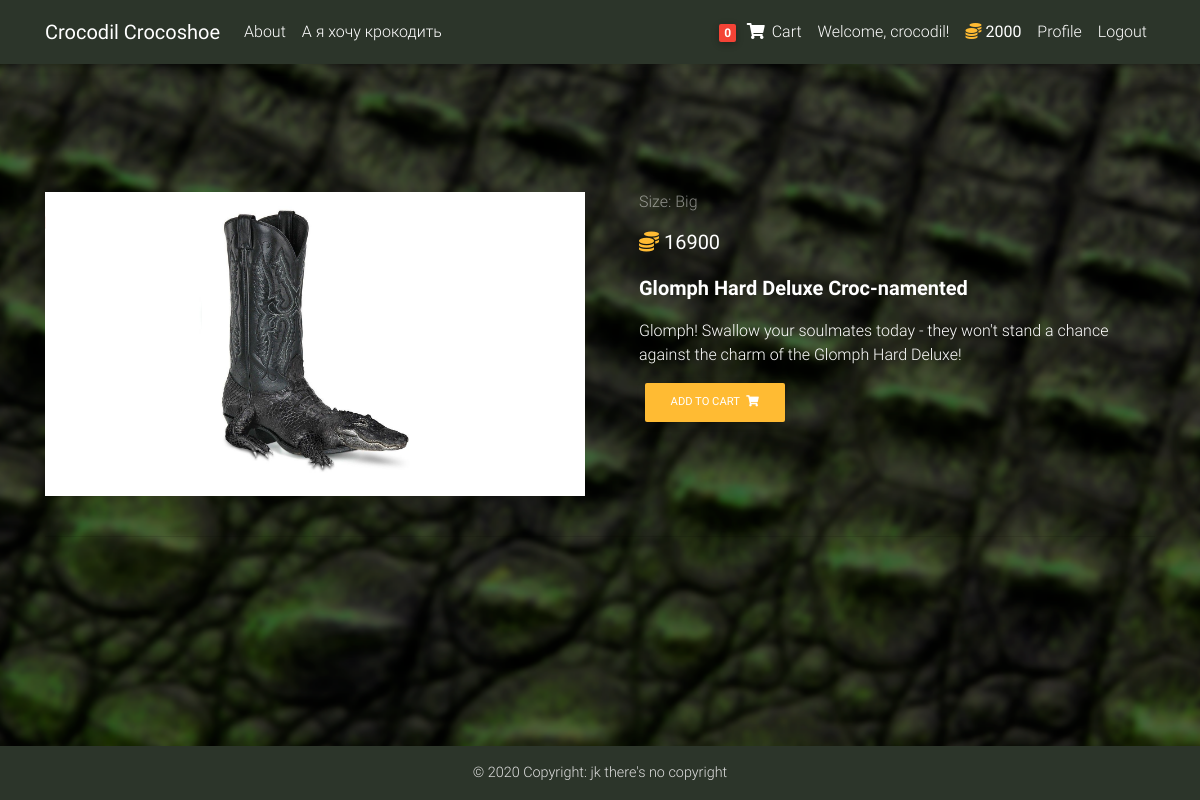
Page /products/glomph-hard-deluxe-croc-namented (signed in) on the committed database.
### core/models.py (models this page shows, shortened)
class Order(models.Model):
    user = models.ForeignKey(settings.AUTH_USER_MODEL, on_delete=models.CASCADE)
    items = models.ManyToManyField(OrderItem)
    ordered = models.BooleanField(default=False)

class Player(models.Model):
    user = models.OneToOneField(User, on_delete=models.CASCADE)
    credit = models.IntegerField(validators=[MinValueValidator(0), MaxValueValidator(1_000_000)], default=2_000)

class Item(models.Model):
    name = models.CharField(max_length=50)
    description = models.TextField()
    image = models.CharField(max_length=30)
    image_desc = models.CharField(max_length=50)
    price = models.IntegerField(validators=[MinValueValidator(0), MaxValueValidator(1_000_000)])
    slug = models.SlugField()
    size = models.CharField(
        max_length=1,
        choices=(('S', 'Small'), ('M', 'Medium'), ('B', 'Big')),
        default='S',
    )
    def get_add_to_cart_url(self):
        return reverse("core:add-to-cart", kwargs={'slug': self.slug})
    class Meta:
        ordering = ['price']

### core/views.py (the view)
# urls.py: path('products/<slug>', ItemDetailView.as_view(), name='product'),
class ItemDetailView(DetailView):
    model = Item
    template_name = 'product.html'

### core/templatetags/cart_template_tags.py (called while the page is built)
@register.filter
def cart_item_count(user):
    if user.is_authenticated:
        qs = Order.objects.filter(user=user, ordered=False)
        if qs.exists():
            return qs[0].items.count()
    return 0

### templates/product.html (shortened to what this page needs)
{% extends 'base.html' %}
{% load static %}
{% block content %}
  <main class="mt-5 pt-4">
    <div class="container white-text mt-5">
      <div class="row wow fadeIn">
        <div class="col-md-6 mb-4">
          <img src="{% static object.image %}" class="img-fluid" alt='{{ object.image_desc }}'>
        </div>
        <div class="col-md-6 mb-4">
          <div class="px-4">
            <h6 class="mb-3 text-white-50">
                Size: {{ object.get_size_display }}
            </h6>
            <p class="lead">
              <strong><i class="fas fa-coins text-warning"></i> {{ object.price }}</strong>
            </p>
            <p class="lead font-weight-bold">{{ object.name }}</p>
            <p>{{ object.description }}</p>
            <a href="{{ object.get_add_to_cart_url }}" class="btn btn-warning btn-md my-0 p">Add to cart
              <i class="fas fa-shopping-cart ml-1"></i>
            </a>
          </div>
        </div>
      </div>
      <hr>
    </div>
  </main>
{% endblock %}

### templates/base.html (shortened to what this page needs)
{% load static %}
{% load cart_template_tags %}
<!DOCTYPE html>
<html lang="en">
<head>
    <link rel="stylesheet" href="https://use.fontawesome.com/releases/v5.11.2/css/all.css">
    <link href={% static "css/bootstrap.min.css" %} rel="stylesheet">
    <link href={% static "css/mdb.min.css" %} rel="stylesheet">
    <link href={% static "css/style.min.css" %} rel="stylesheet">
</head>
<body id="bg">
    <div class="view">
        <nav class="navbar fixed-top navbar-expand-lg navbar-dark my-bar scrolling-navbar text-white">
            <div class="container">
            <a class="navbar-brand waves-effect" href="/">
                <strong>Crocodil Crocoshoe</strong>
            </a>
            <div class="collapse navbar-collapse" id="navbarSupportedContent">
                <ul class="navbar-nav mr-auto">
                    <li class="nav-item">
                        <a class="nav-link waves-effect" href="{% url 'core:about' %}">About</a>
                    </li>
                    <li class="nav-item">
                        <a class="nav-link waves-effect" href="{% url 'core:clicky' %}">А я хочу крокодить</a>
                    </li>
                </ul>
                {% if request.user.is_authenticated %}
                    <ul class="navbar-nav nav-flex-icons">
                        <li class="nav-item">
                            <a href="{% url 'core:order-summary' %}" class="nav-link waves-effect">
                                <span class="badge red z-depth-1 mr-1"> {{ request.user|cart_item_count }} </span>
                                <i class="fas fa-shopping-cart"></i>
                                <span class="clearfix d-none d-sm-inline-block"> Cart </span>
                            </a>
                        </li>
                        <li class="nav-item">
                            <span class="py-2 px-2 clearfix d-none d-sm-inline-block"> Welcome, {{ request.user }}! </span>
                        </li>
                        <li class="nav-item">
                            <span class="py-2 px-2 clearfix d-inline-block">
                                <strong><i class="fas fa-coins text-warning"></i> {{ request.user.player.credit }}</strong>
                            </span>
                        </li>
                        <li class="nav-item">
                            <a href="{% url 'core:profile' %}" class="nav-link waves-effect">
                                <span class="clearfix d-sm-inline-block"> Profile </span>
                            </a>
                        </li>
                        <li class="nav-item">
                            <a href="{% url 'account_logout' %}" class="nav-link waves-effect">
                                <span class="clearfix d-sm-inline-block"> Logout </span>
                            </a>
                        </li>
                    </ul>
                {% endif %}
            </div>
            </div>
        </nav>
        <div class="mt-5 pt-4">
        </div>
        {% block content  %}
        {% endblock %}
        <footer class="my-bar text-center font-small mt-4 wow {% block footer_fade %}fadeIn {% endblock %}fixed-bottom">
            <div class="footer-copyright text-light py-3">
                © 2020 Copyright: jk there's no copyright
            </div>
        </footer>
    </div>
</body>
</html>

### templates/base.html (style rules this page uses)
html, body, header, { height: 60vh; }

### rows in the picture
Item: image (picture), size "Big", price "16900", name "Glomph Hard Deluxe Croc-namented", description "Glomph! Swallow your soulmates today - they won't stand a chance against the charm of the Glomph Hard Deluxe!"

### other values in the picture
{{ request.user|cart_item_count }} "0"
{{ request.user }} "crocodil"
{{ request.user.player.credit }} "2000"
